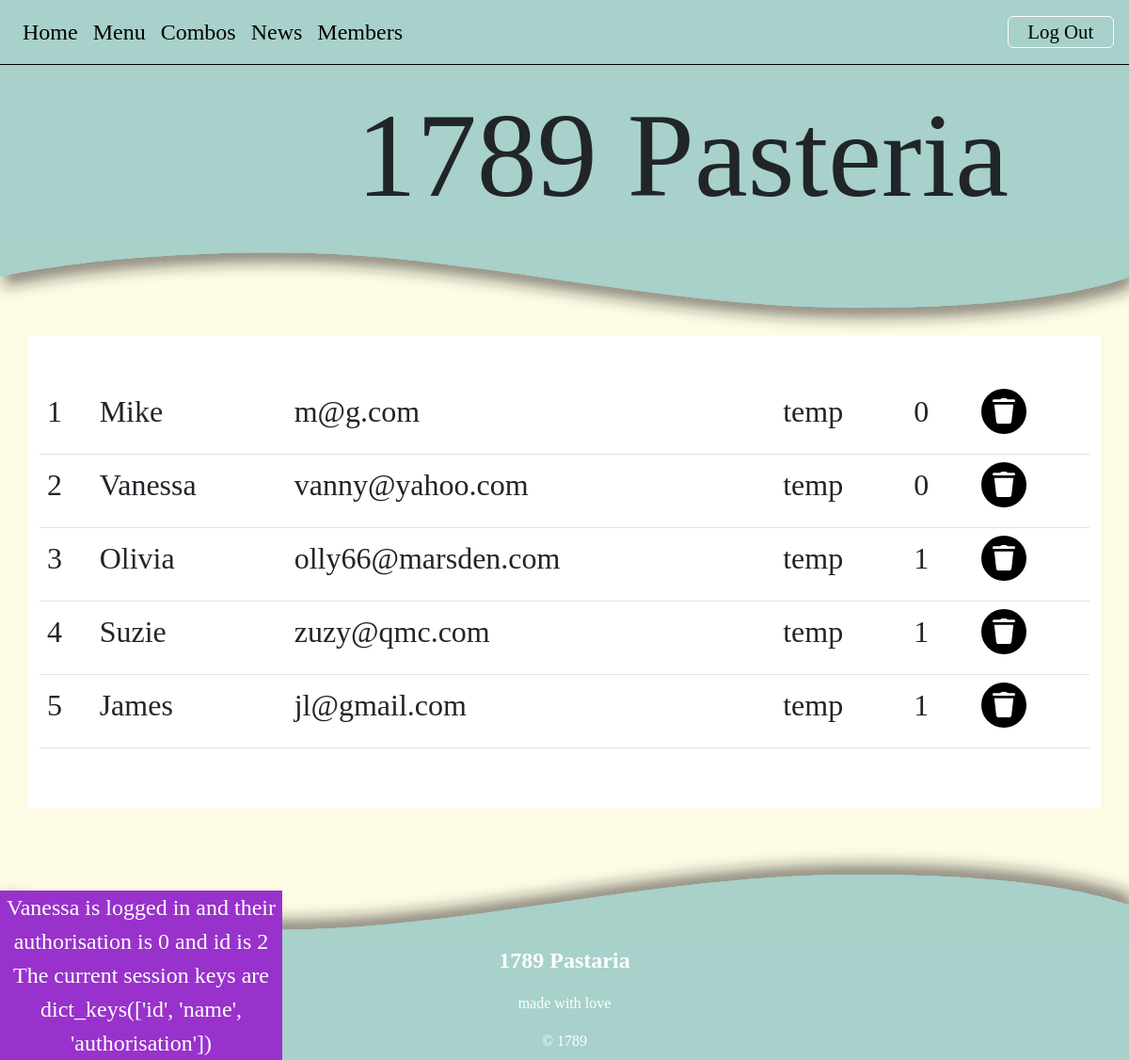
/members (signed in), run on the app's committed database.
### tables this page shows
CREATE TABLE member(
    member_id integer primary key autoincrement not null,
    name text not null,
    email text not null unique,
    bio text,
    password text not null,
    authorisation integer not null
);

### server.py (the view)
@app.route('/members')
def members():
    sql = """select * from member"""
    result = run_search_query_tuples(sql, (), db_path, True)
    return render_template("members.html", member=result)

### db_functions.py (called while the page is built)
def run_search_query_tuples(sql_query, values_tuple, file_path, rowfactory=False):
    result = None
    try:
        db = sqlite3.connect(file_path)
        if rowfactory:
            db.row_factory = sqlite3.Row
        cursor = db.cursor()
        cursor.execute(sql_query, values_tuple)
        result = cursor.fetchall()
        cursor.close()
    except sqlite3.Error as error:
        print("Error running search query tuples: {}".format(error))
        return None
    db.close()
    if result is None:
        print("No search values were found")
    return result

### templates/members.html (shortened to what this page needs)
{% extends "layout.html" %}
{% block banner %}
static/images/SVG/curve_slice.svg
{% endblock %}
{% block content %}
<div class="container-lg py-sm-5 py-1">
    <table class="table body-text text-start">
        {% for row in member %}
        <tr><td>{{ row['member_id'] }}</td><td>{{ row['name'] }}</td><td>{{ row['email'] }}</td>
            <td>{{ row['password'] }}</td><td>{{ row['authorisation'] }}</td><td>
            <a class="icon-button delete-button" href="{{ url_for('news_cud', id=row['news_id'], task='update') }}"></a>
            </td></tr>
        {% endfor %}
    </table>
</div>
{% endblock %}

### templates/layout.html (shortened to what this page needs)
<!DOCTYPE html>
<html lang="en">
<head>
<link href="https://cdn.jsdelivr.net/npm/bootstrap@5.2.3/dist/css/bootstrap.min.css" rel="stylesheet">
<link rel="stylesheet" href="static/styles.css">
</head>
<body>
 <div class="container-fluid">
     <nav class="navbar navbar-expand-lg px-3 py-2">
    <div class="collapse navbar-collapse" id="collapsibleNavbar">
      <ul class="navbar-nav">
        <li class="nav-item">
          <a class="nav-link" href="{{ url_for('index') }}">Home</a>
        </li>
        <li class="nav-item">
          <a class="nav-link" href="{{ url_for('menu') }}">Menu</a>
        </li>
        <li class="nav-item">
          <a class="nav-link" href="{{ url_for('combos') }}">Combos</a>
        </li>
        <li class="nav-item">
            <a class="nav-link" href="{{ url_for('news') }}">News</a>
        </li>
        <li class="nav-item">
            <a class="nav-link" href="{{ url_for('members') }}">Members</a>
        </li>
      </ul>
        <div class="ms-auto">
            {% if session %}
            <a class="nav-link btn btn-outline" href="{{ url_for('logout') }}">Log Out</a>
            {% else %}
            <a class="nav-link btn btn-outline" href="{{ url_for('signup') }}">Sign up</a>
            <a class="nav-link btn btn-outline" href="{{ url_for('login') }}">Log in</a>
            {% endif %}
        </div>
          </div>
</nav>
      <div class="banner-text"> 1789 Pasteria</div><img class="img-fluid" src="{% block banner %}{% endblock %}" alt="Banner">
     {% if session %}
     <div class="session">
         {{ session['name'] }} is logged in and their authorisation is {{ session['authorisation']}}
         and id is {{ session['id'] }}
     <br> The current session keys are {{session.keys()}}</div>
     {% endif %}
</div>
{% block content %}
 {% endblock %}
 <div> <img class="img-fluid img-flip" src="static/images/SVG/curve_slice.svg" alt="Banner"></div>
<footer class="container-fluid footer-content">
        <p> 1789 Pastaria</p>
        <p>made with love</p>
        <div>&copy; 1789</div>
</footer>
</body>
</html>

### static/styles.css (style rules this page uses)
:root { --brand-paper: rgb(253,251,227); --brand-green: rgb(167,209,202); --brand-green-pale: rgb(223,237,224); }
body { font-family: 'Cormorant Garamond', serif; font-size: 100%; background-color: var(--brand-paper); margin:0; }
.body-text { font-size: 2em; text-align: center; }
.banner-text { font-family: 'Zen Antique Soft', serif; font-size: 8em; background-color: var(--brand-green); margin-bottom: -0.01em; padding:0 1em 0 0; text-align: right; }
.icon-button { background-size: 1.5rem; background-repeat: no-repeat; background-position: center center; background-color: rgb(0,0,0); display: inline-block; margin: 0 0 0 1rem; padding: 0em 0em; width: 3rem; height: 3rem; border-radius:5em; border: 0; cursor: pointer; box-sizing:border-box; text-align:center; }
.delete-button { background-image: url("delete.svg"); }
.container-fluid { border: 0px solid blue; padding:0; }
.container-lg { border: 0px solid pink; background-color: rgb(255,255,255); overflow: auto; margin-bottom: 2.5em; }
.img-flip { transform: scaleY(-1); margin-bottom: -0.1em; }
.footer-content { background-color: var(--brand-green); text-align: center; padding: 0.5em 0 0.5em 0; color:white; }
.footer-content p:first-child { font-weight: 600; font-size: 1.5em; }
.navbar { background-color: var(--brand-green); border-bottom: 1px solid black; }
.nav-link { font-size: 1.5em; color:black; }
nav .btn-outline { display: inline-block; }
.btn-outline { border: 1px solid white; padding: 0 1em; }
.btn { font-size: 1.3em; --bs-btn-padding-y:0.1em; }
.session { position: fixed; top: 100%; left: 0; transform: translate(0,-100%); z-index: 1; background-color: darkorchid; color: white; text-align:center; font-size: 1.5em; width: 300px; }

### data on the page
member: name "Vanessa", member_id "2", email "vanny@yahoo.com", password "temp", authorisation "0"
member: member_id "1", name "Mike", email "m@g.com", password "temp", authorisation "0"
member: member_id "3", name "Olivia", email "olly66@marsden.com", password "temp", authorisation "1"
member: member_id "4", name "Suzie", email "zuzy@qmc.com", password "temp", authorisation "1"
member: member_id "5", name "James", email "jl@gmail.com", password "temp", authorisation "1"

### other printed values
{{ session['authorisation'] }} "0"
{{ session['id'] }} "2"
{{ session.keys() }} "dict_keys(['id', 'name', 'authorisation'])"
